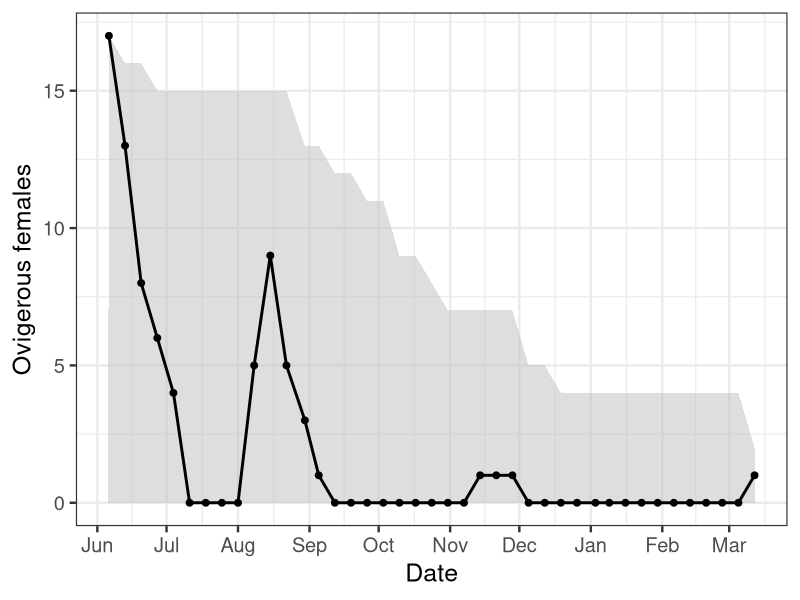
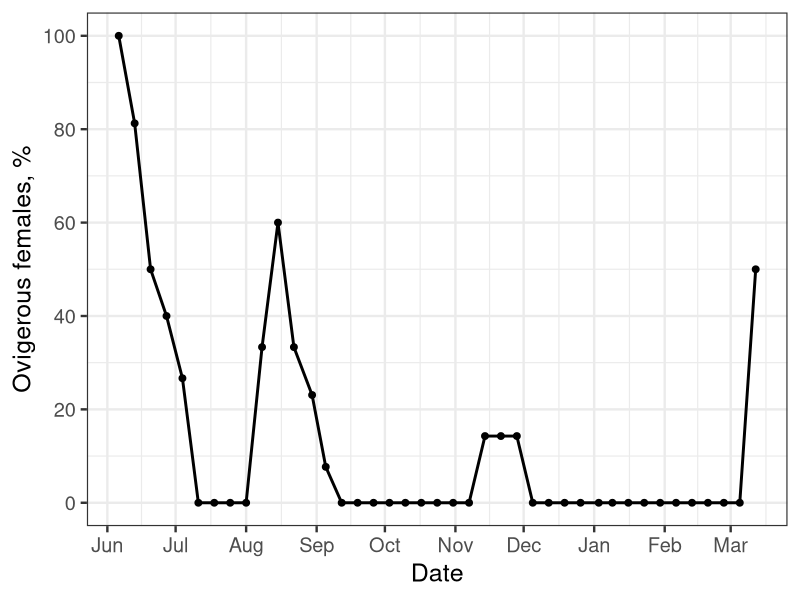
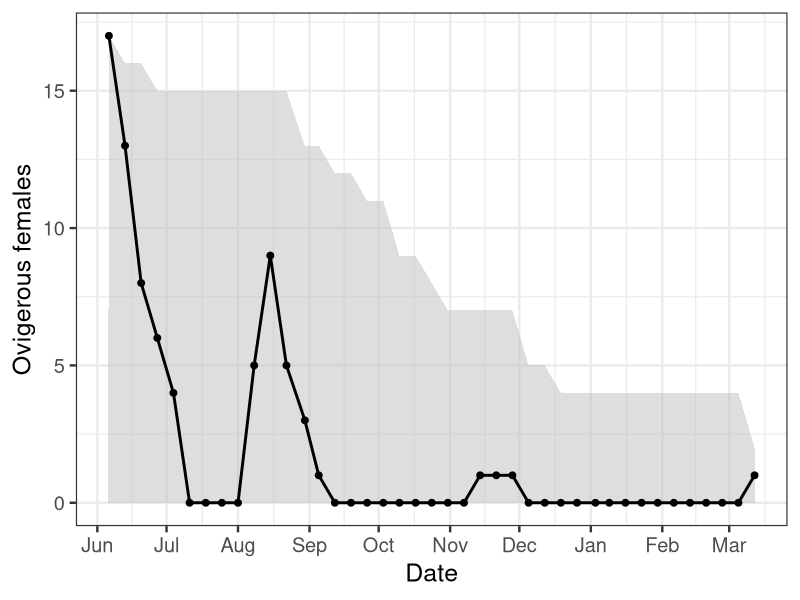
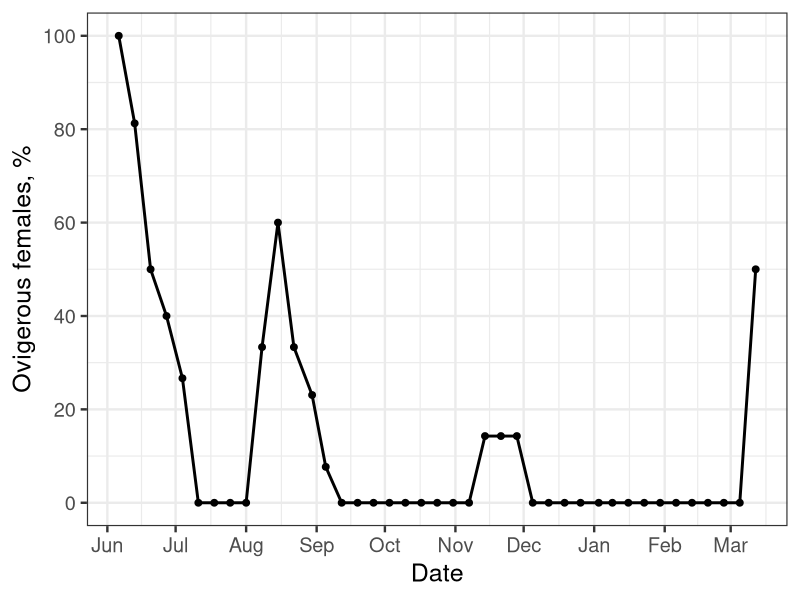

Write R code to recreate these figures, in order.
Sys.setlocale("LC_TIME", "C")
library(ggplot2)
library(openxlsx)
library(scales) ## for different linetypes
library(ggpubr) ## for ggarrange

## tune ggplot theme

## scale_color_manual(values=c(
## "#000000", "#E69F00", "#56B4E9", "#009E73",
## "#F0E442", "#0072B2", "#D55E00", "#CC79A7"))
## black    orange  sky_blue    green 
## yellow   blue    vermilion   reddish_purple

mytheme <- theme_bw() + theme(line = element_line(size = 2))

## read the data
expdat <- read.xlsx("../data/Experiment_table_Ecy_2023.xlsx")
expdat$Date <- convertToDate(expdat$Date)

expdat.crosses <- expdat[expdat$Cross %in% c("LxL",  "LxPB", "PBxPB", "PBxL"), ]

expdat.fems <- expdat[expdat$Cross == "females", ]

  ggplot(expdat.fems, aes(x = Date, col = Cross)) + 
  geom_area(aes(y = `Total.animals`), size = 1, fill ="grey", alpha = .5, col = "NA") + 
  expand_limits(y=c(0, 10)) + 
  geom_line(aes(y=`Females.with.visible.eggs`), size=1, col="black") + 
  geom_point(aes(y=`Females.with.visible.eggs`), size=2, col="black") +
  ylab("Ovigerous females") + 
  #  scale_color_manual(values = c("#4477AA", "#66CCEE", "#228833", "#F0E442")) +
  #scale_color_manual(values = c("#F0E442", "#66CCEE", "#228833", "#4477AA")) +
  theme_bw(base_size = 18) + 
  scale_y_continuous(breaks = pretty_breaks()) +
  scale_x_date(date_breaks = "1 month", date_labels = "%b") + 
  #  scale_linetype_manual(values = c("solid", "212151", "57", "solid")) + 
  #  scale_linetype_manual(values = c("1234", "21", "31", "11")) + 
  scale_linetype_manual(values = c("1234", "21", "2111", "31")) + 
  #  guides(linetype = "none") + 
  theme(legend.position = 'bottom', legend.key.width = unit(1, "cm"))
ggsave("Ecy_females_draft.svg", width = 16, height = 5.2)  
  
 expdat.fems$Females.with.visible.eggs.percent <- 
   expdat.fems$Females.with.visible.eggs/expdat.fems$Total.animals*100
  ## and in %, as suggested by BE
  ggplot(expdat.fems, aes(x = Date, col = Cross)) + 
#    geom_area(aes(y = `Total.animals`), size = 1, fill ="grey", alpha = .5, col = "NA") + 
#    expand_limits(y=c(0, 10)) + 
    geom_line(aes(y=`Females.with.visible.eggs.percent`), size=1, col="black") + 
    geom_point(aes(y=`Females.with.visible.eggs.percent`), size=2, col="black") +
    ylab("Ovigerous females, %") + 
    #  scale_color_manual(values = c("#4477AA", "#66CCEE", "#228833", "#F0E442")) +
    #scale_color_manual(values = c("#F0E442", "#66CCEE", "#228833", "#4477AA")) +
    theme_bw(base_size = 18) + 
    scale_y_continuous(breaks = pretty_breaks()) +
    scale_x_date(date_breaks = "1 month", date_labels = "%b") + 
    #  scale_linetype_manual(values = c("solid", "212151", "57", "solid")) + 
    #  scale_linetype_manual(values = c("1234", "21", "31", "11")) + 
    scale_linetype_manual(values = c("1234", "21", "2111", "31")) + 
    #  guides(linetype = "none") + 
    theme(legend.position = 'bottom', legend.key.width = unit(1, "cm"))
ggsave("Ecy_females_percent_draft.svg", width = 16, height = 5.2)  
